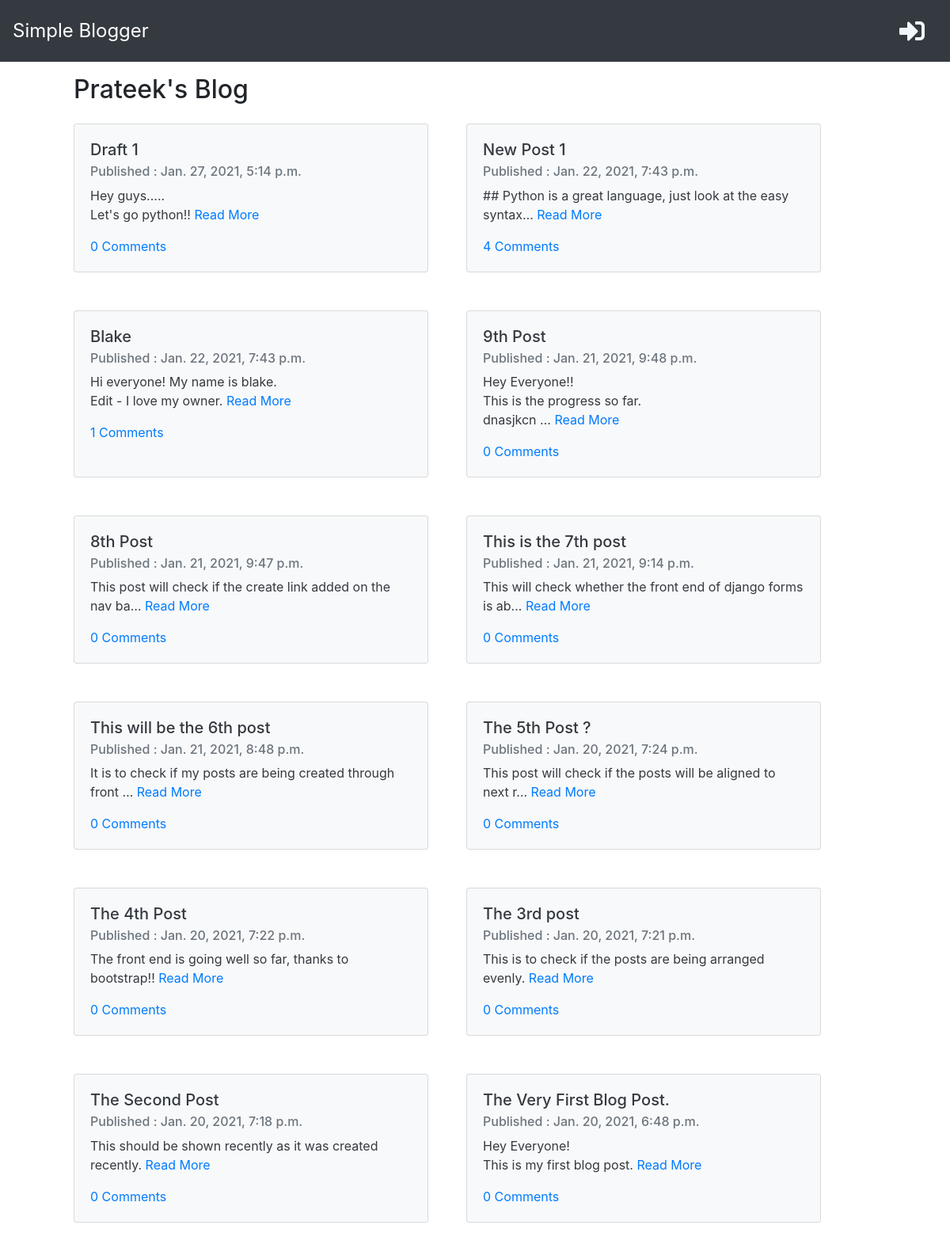
The app's page /, older data.
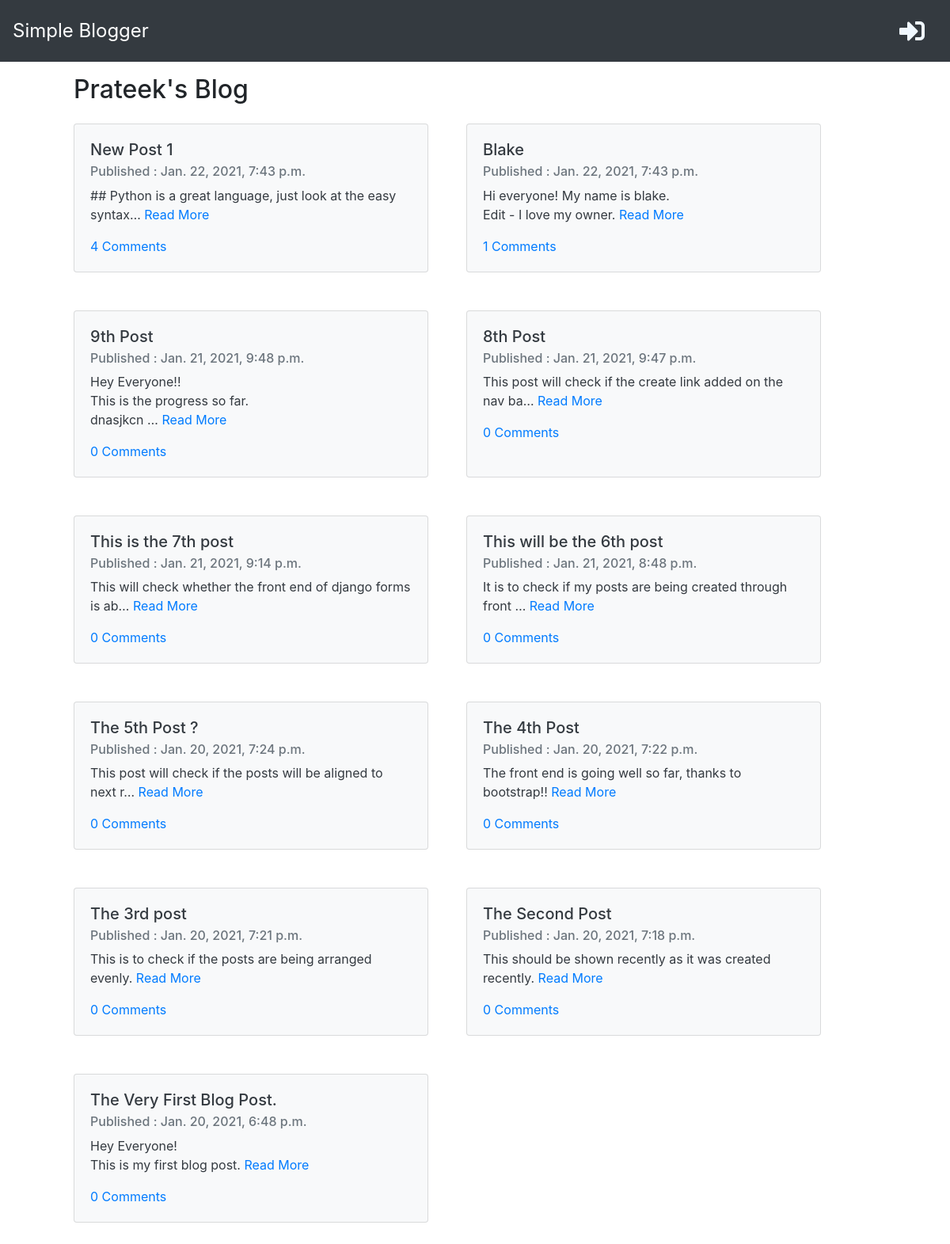
The same page, newer data.
### blog/models.py (models this page shows, shortened)
class Post(models.Model):
    author          = models.ForeignKey('auth.User', on_delete=models.CASCADE)
    title           = models.CharField(max_length=150)
    text            = models.TextField()
    created_date    = models.DateTimeField(default=timezone.now)
    published_date  = models.DateTimeField(blank=True, null=True)
    def approved_comments(self):
        return self.comments.filter(approved=True)

### blog/views.py (the view)
# urls.py: path('', post_list, name='post_list'),
def post_list(request):
    posts = Post.objects.filter(published_date__lte=timezone.now()).order_by('-published_date')
    stuff_for_frontend = {'posts': posts}
    return render(request, 'blog/post_list.html', stuff_for_frontend)

### blog/templates/blog/post_list.html (shortened to what this page needs)
{% extends "index.html" %}
{% load markdownify %}
{% block content %}
<div class="container">
    <div class="page-header">
        <h2 class="ml-5 mt-3 mb-4">Prateek's Blog</h2>
    </div>
    <div class="d-flex flex-wrap">
        {% for post in posts%}
            <div class="card text-dark bg-light mb-5 ml-5" style="width: 28rem;">
                <div class="card-body">
                    <h5 class="card-title">{{post.title}}</h5>
                    <h6 class="card-subtitle mb-2 text-muted">Published : {{post.published_date}}</h6>
                    <p class="card-text">{{post.text|linebreaksbr|truncatechars:60}} <a href="{% url 'post_detail' pk=post.pk %}" class="card-link">Read More</a></p>
                    <a href="{% url 'post_detail' pk=post.pk %}" class="card-link">{{post.approved_comments.count}} Comments</a>
                </div>
            </div>
        {% endfor %}
    </div>
</div>
{% endblock %}

Row changes from the older to the newer data that the page shows:
removed Post: title "Draft 1", published_date "Jan. 27, 2021, 5:14 p.m.", text "Hey guys..... Let's go python!!", approved_comments.count "0"
